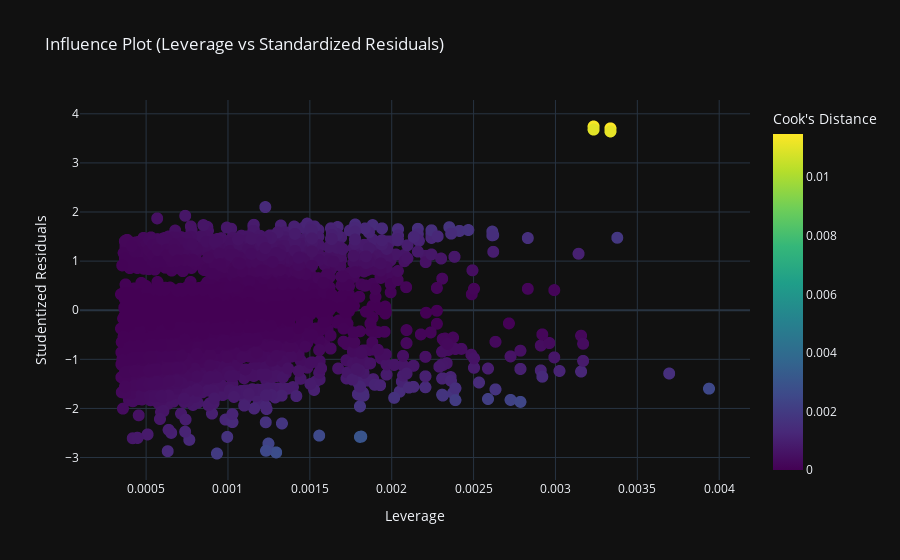

Write notebook code for a chart like this one.
### Markdown cell above
To deal with the outliers, we can measure what is the effect of them on our model.  For a dataset to have an influence in our model, it must be both an outlier, but also have high leverage.

What is high leverage? Where an outlier is an unusual y (an unusual outcome), a high leverage is an unusual X. In our case an unusual price of $15, a price point that is not very common in opur dataset as it was represented only two days.

There are multiple measurements that can be used to quantify the effect of particular outliers in our model.  We'll start by looking a Cook's distance which quantifies this. Cook's distance is a measure of how much impact each point has in the model as a whole (how it affects all coefficients in the model) given its residuals, and leverage.   Points with larger Cook's (lighter color) have a greater impact.  The graph below shows the potential of each and every point in our results

### Code cell
dft2 = dft.reset_index()

# Create a DataFrame for the influence measures
influence_df = pd.DataFrame({
    'CALENDAR_DATE': dft2.CALENDAR_DATE,
    'PRICE': dft2.PRICE,
    'Leverage': full_model.leverage,
    'Cook\'s Distance': full_model.cooks_d,
    'Studentized Residuals': full_model.std_resid
})

# Create a scatter plot using Plotly
fig = px.scatter(influence_df, x='Leverage', y='Studentized Residuals',
                 color='Cook\'s Distance', hover_data= ['CALENDAR_DATE', 'PRICE'],
                 labels={'Leverage': 'Leverage', 'Standardized Residuals': 'Standardized Residuals'},
                 title="Influence Plot (Leverage vs Standardized Residuals)",
                 color_continuous_scale='Viridis')

# Add labels for Cook's Distance
fig.update_traces(marker=dict(size=12),
                  selector=dict(mode='markers'))
fig.show()

### Figure 1 — Plotly figure (JSON) as saved in the notebook; plotly's stock layout.template omitted (floating-point values rounded to 4 significant figures; data arrays with more than 128 entries replaced by an {"elided": "..."} marker saying what was removed)
{"data": [{"customdata": {"elided": "4065x2 mixed values"}, "hovertemplate": "Leverage=%{x}<br>Studentized Residuals=%{y}<br>CALENDAR_DATE=%{customdata[0]}<br>PRICE=%{customdata[1]}<br>Cook's Distance=%{marker.color}<extra></extra>", "legendgroup": "", "marker": {"color": {"elided": "4065 float values"}, "coloraxis": "coloraxis", "size": 12, "symbol": "circle"}, "mode": "markers", "name": "", "showlegend": false, "type": "scattergl", "x": {"elided": "4065 float values"}, "xaxis": "x", "y": {"elided": "4065 float values"}, "yaxis": "y"}], "layout": {"coloraxis": {"colorbar": {"title": {"text": "Cook's Distance"}}, "colorscale": [[0, "#440154"], [0.1111, "#482878"], [0.2222, "#3e4989"], [0.3333, "#31688e"], [0.4444, "#26828e"], [0.5556, "#1f9e89"], [0.6667, "#35b779"], [0.7778, "#6ece58"], [0.8889, "#b5de2b"], [1, "#fde725"]]}, "legend": {"tracegroupgap": 0}, "title": {"text": "Influence Plot (Leverage vs Standardized Residuals)"}, "xaxis": {"anchor": "y", "domain": [0, 1], "title": {"text": "Leverage"}}, "yaxis": {"anchor": "x", "domain": [0, 1], "title": {"text": "Studentized Residuals"}}}}
